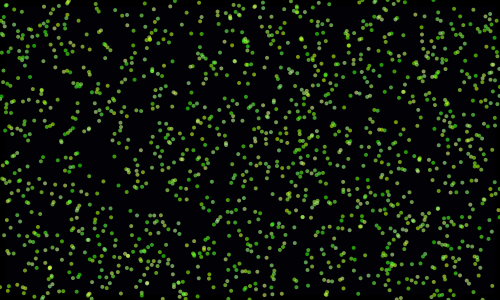
Frame 1 (no input)
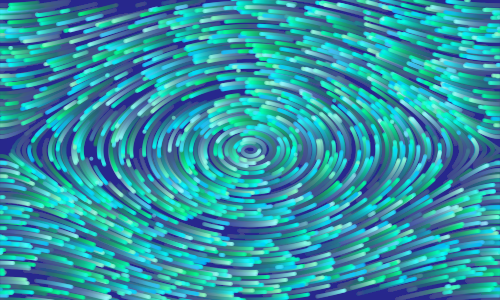
Frame 60 (the mouse pressed at the canvas centre just before this capture)
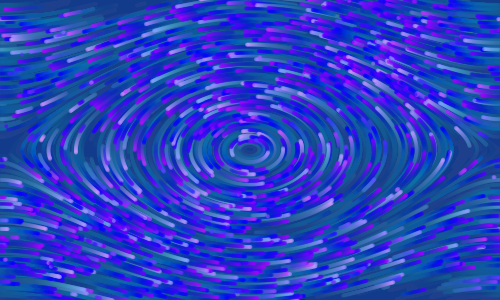
Frame 120 (the mouse held since frame 60 and released just before this capture)

The Processing sketch that drew these frames (run headless with seeded random() and noise(); from frame 60 on, the mouse is pressed at the canvas centre):

// Processing sketch: PhaseFlow
// ── PhaseFlow.pde
ArrayList <Mover> particles;

color bgcolor;

int baseColor = 0;
int direction = 1;
float time = 0;

void setup() {  // this is run once.   
    
    // set the background color
    background(bgcolor);
  colorMode(HSB);
    bgcolor=color(random(255), random(150, 255), random(155), 10);
colorMode(HSB);

    // canvas size (Variable aren't evaluated. Integers only, please.)
    size(500, 300); 
      
    // smooth edges
    smooth();
    
    // limit the number of frames per second
    frameRate(30);
    
    // set the width of the line. 
    strokeWeight(12);
    
     particles = new ArrayList();
 
  for (int i = 0; i < 1500; i++)
  {
    Mover m = new Mover();
    particles.add (m);
  }
    
} 

void draw() {  // this is run repeatedly. 
  time=time+1;
  baseColor = baseColor+1;
  if(time>100){
      bgcolor=color(random(255),random(150,255),random(155),10);
      time=0;
      //direction=-direction;
      }
  fill(bgcolor);
  rect(0,0,width,height);


    int i = 0;
  while (i < particles.size () )
  {
    Mover m = particles.get(i);
    if(random(500)<2){m.setRandomValues();}
    m.move(0.01*direction);
    m.disp(); 
    i = i + 1;
  }
  
}

// OBJECTS ---------------------

class Mover
{
  PVector location; 
  float ellipseSize;
  color col;
 
  Mover () // Constructor
  {
    setRandomValues();
  }
 
  Mover (float x, float y, color c) // Constructor
  {
    setValues (x,y,c);
  }
 
  // SET ---------------------------
 
  void setRandomValues ()
  {
    location = new PVector (random (width), random (height));
    ellipseSize = 4; 
    colorMode(HSB);
    col=color((random(50,80)+baseColor) % 255,random(100,255),255,150);
  }
  void setValues (float x, float y, color c)
  {
    location = new PVector (x, y);
    ellipseSize = random (8, 20);   
    col=c;
 
  }
 

  // MOVE -----------------------------------------
 
  void move (float dt)
  {
    PVector newLoc = new PVector(location.x,location.y);
    PVector shift = new PVector();
    float x = location.x-width/2;
    float y = location.y-height/2;
    shift.x = y;
    shift.y = -sin(x*TWO_PI/(width))*height/8;
    shift.normalize();
    shift.mult(100*dt);
    location.add(shift);
    location.x=mod1(location.x);    
    
    
    //newLoc=flow(location,dt);
    
    //location.x=newLoc.x;
    //location.y=newLoc.y;
    colorMode(HSB);
    col=color((hue(col)+1) % 255,saturation(col),brightness(col),150);
    
  }
 
  // DISPLAY ---------------------------------------------------------------
 
  void disp ()
  {
  noStroke();
    fill (col);
    ellipse (location.x, location.y, ellipseSize, ellipseSize);
  }
  
}

PVector flow(PVector loc, float dt){
    PVector output = new PVector(loc.x,loc.y);
    PVector shift = new PVector();
    shift.x=loc.y;
    shift.y=-loc.x;
    shift.normalize();
    shift.mult(dt);
    output.add(shift);
    return(output);
    }


float mod1(float x){
    float x1=x;
    while(x1>width){x1=x1-width;}
    while(x1<0){x1=x1+width;}
    return(x1);
    }

void mouseClicked(){
    bgcolor=color(random(255),random(150,255),random(155),10);
    
  for (int i = 0; i < 40; i++)
  {
    //bouncers.get(i).c=color(random(255),random(255),random(255));
  }
    }
